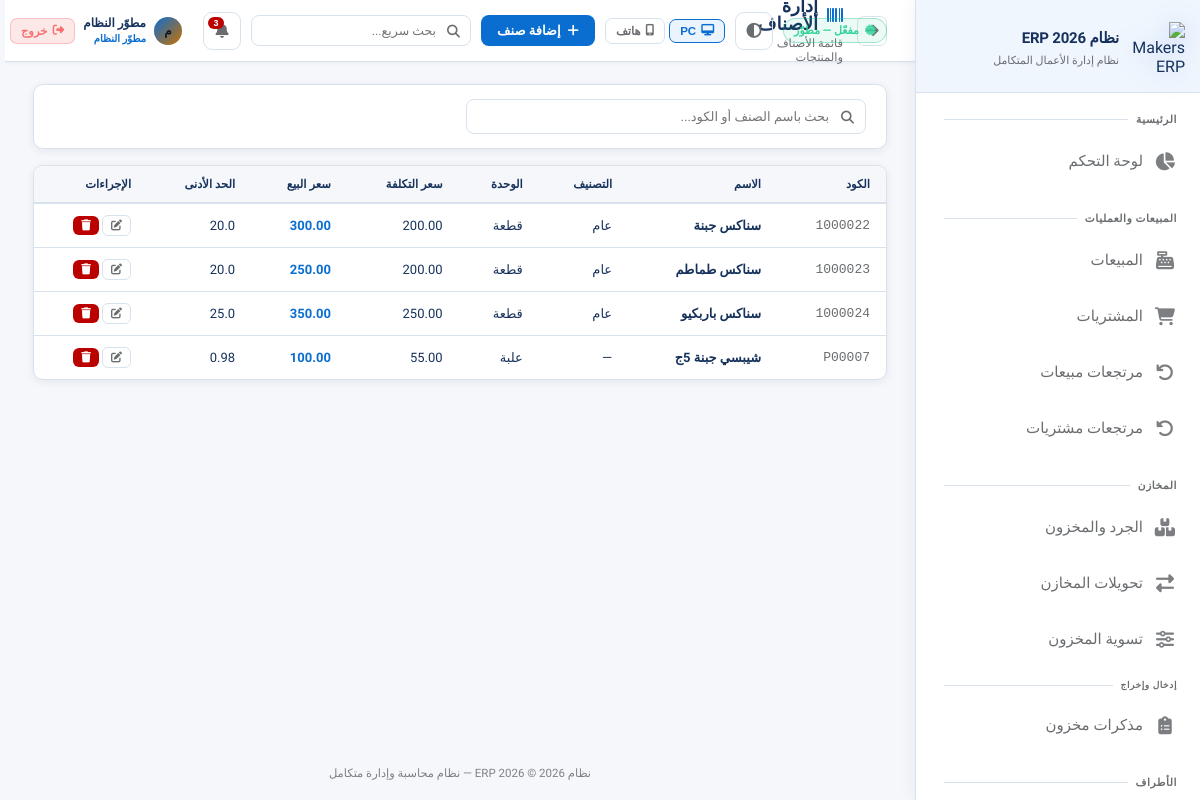
/products (signed in), run on an earlier commit of the app's database.
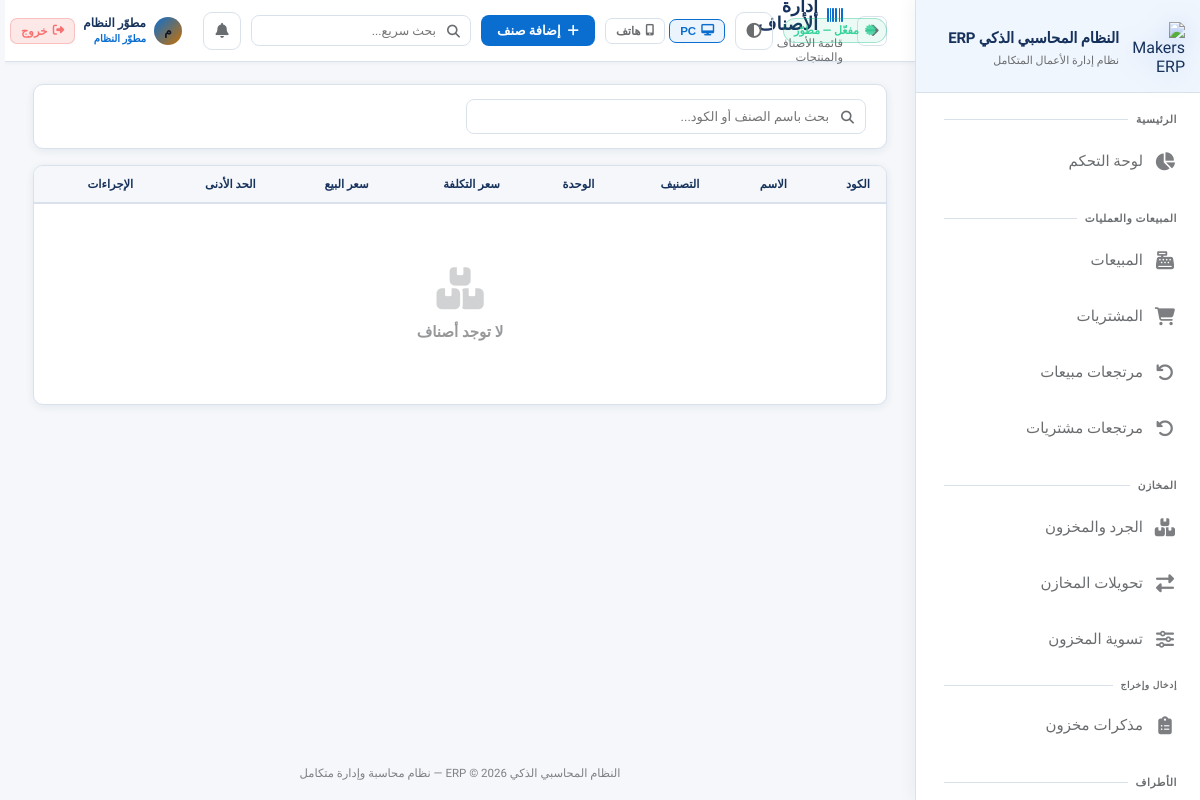
And on a later commit of the database.
### app.py (models this page shows, shortened)
class AppSetting(db.Model):
    id = db.Column(db.Integer, primary_key=True)
    key = db.Column(db.String(80), unique=True, nullable=False)
    value = db.Column(db.Text)

class User(UserMixin, db.Model):
    id = db.Column(db.Integer, primary_key=True)
    username = db.Column(db.String(80), unique=True, nullable=False)
    password_hash = db.Column(db.String(256))
    full_name = db.Column(db.String(120))
    role = db.Column(db.String(20), default='user')  # developer, admin, manager, user
    branch_id = db.Column(db.Integer, db.ForeignKey('branch.id'))
    is_active = db.Column(db.Boolean, default=True)
    created_at = db.Column(db.DateTime, default=datetime.utcnow)
    last_seen = db.Column(db.DateTime, nullable=True)
    last_ip = db.Column(db.String(64), nullable=True)
    last_user_agent = db.Column(db.String(256), nullable=True)
    permissions = db.Column(db.Text)  # JSON list of permission keys; empty = استخدام صلاحيات الدور

class Product(db.Model):
    id = db.Column(db.Integer, primary_key=True)
    code = db.Column(db.String(50), unique=True, nullable=False)
    name = db.Column(db.String(200), nullable=False)
    barcode = db.Column(db.String(50))
    category_id = db.Column(db.Integer, db.ForeignKey('category.id'))
    unit = db.Column(db.String(20), default='قطعة')
    cost_price = db.Column(db.Float, default=0)
    sell_price = db.Column(db.Float, default=0)
    min_stock = db.Column(db.Float, default=0)
    description = db.Column(db.Text)
    is_active = db.Column(db.Boolean, default=True)
    created_at = db.Column(db.DateTime, default=datetime.utcnow)
    stock_items = db.relationship('Stock', backref='product', lazy=True)

class Category(db.Model):
    id = db.Column(db.Integer, primary_key=True)
    name = db.Column(db.String(100), nullable=False)
    parent_id = db.Column(db.Integer, db.ForeignKey('category.id'))
    children = db.relationship('Category', backref=db.backref('parent', remote_side=[id]))
    products = db.relationship('Product', backref='category', lazy=True)

### app.py (the view)
@app.route('/products')
@login_required
def products():
    q = request.args.get('q', '')
    query = Product.query
    if q:
        query = query.filter(db.or_(Product.name.contains(q), Product.code.contains(q)))
    products = query.filter_by(is_active=True).all()
    categories = Category.query.all()
    return render_template('products.html', products=products, categories=categories, q=q)

### templates/products.html (shortened to what this page needs)
{% extends 'base.html' %}
{% set block_icon = 'fas fa-barcode' %}
{% block breadcrumb %}قائمة الأصناف والمنتجات{% endblock %}
{% block topbar_actions %}
<a href="{{ url_for('add_product') }}" class="btn btn-primary"><i class="fas fa-plus"></i> إضافة صنف</a>
{% endblock %}
{% block content %}
<div class="card" style="margin-bottom: 16px;">
    <div class="card-body" style="padding: 14px 20px;">
        <form method="GET">
            <div class="search-box" style="max-width: 400px;">
                <input type="text" name="q" value="{{ q }}" class="form-control" placeholder="بحث باسم الصنف أو الكود...">
            </div>
        </form>
    </div>
</div>
<div class="card">
    <div class="table-container">
        <table>
            <thead><tr>
                <th>الكود</th><th>الاسم</th><th>التصنيف</th><th>الوحدة</th>
                <th>سعر التكلفة</th><th>سعر البيع</th><th>الحد الأدنى</th><th>الإجراءات</th>
            </tr></thead>
            <tbody>
                {% for p in products %}
                <tr>
                    <td style="font-family: monospace; color: var(--text-muted);">{{ p.code }}</td>
                    <td style="font-weight: 600;">{{ p.name }}</td>
                    <td>{{ p.category.name if p.category else '—' }}</td>
                    <td>{{ p.unit }}</td>
                    <td>{{ "{:,.2f}".format(p.cost_price) }}</td>
                    <td style="font-weight: 700; color: var(--accent);">{{ "{:,.2f}".format(p.sell_price) }}</td>
                    <td>{{ p.min_stock }}</td>
                    <td>
                        <a href="{{ url_for('edit_product', id=p.id) }}" class="btn btn-outline btn-xs"><i class="fas fa-edit"></i></a>
                        {% if can('record_delete') %}
                        <form method="POST" action="{{ url_for('delete_product', id=p.id) }}" style="display:inline">
                            <button type="submit" class="btn btn-danger btn-xs" onclick="return confirm('حذف هذا الصنف؟')"><i class="fas fa-trash"></i></button>
                        </form>
                        {% endif %}
                    </td>
                </tr>
                {% else %}
                <tr><td colspan="8"><div class="empty-state"><i class="fas fa-boxes"></i><h3>لا توجد أصناف</h3></div></td></tr>
                {% endfor %}
            </tbody>
        </table>
    </div>
</div>
{% endblock %}

### templates/base.html (shortened to what this page needs)
<!DOCTYPE html>
<html lang="ar" dir="rtl" data-theme="fiori" data-layout-default="{{ layout_max_width | default('1400px') }}">
<head>
    <link rel="stylesheet" href="https://cdnjs.cloudflare.com/ajax/libs/font-awesome/6.5.0/css/all.min.css">
    <link rel="stylesheet" href="{{ url_for('static', filename='css/style.css') }}">
</head>
<body>
<aside class="sidebar sidebar-enterprise" id="sidebar">
    <div class="sidebar-logo">
        <div class="logo-icon">
            <img src="{{ url_for('static', filename='img/logo-makers-erp-3d.png') }}" alt="Makers ERP">
        </div>
        <div class="logo-text">
            <div class="name">{{ app_brand_title | default('النظام المحاسبي الذكي ERP') }}</div>
            <div class="sub">نظام إدارة الأعمال المتكامل</div>
        </div>
    </div>
    <nav class="sidebar-nav" id="sidebarNav" style="display:flex;flex-direction:column;padding-bottom:8px;">
        <div class="nav-section">
            <div class="nav-label">الرئيسية</div>
            {% if can('dashboard') %}
            <a href="{{ url_for('dashboard') }}" class="nav-link {% if request.endpoint=='dashboard' %}active{% endif %}">
                <i class="fas fa-chart-pie"></i><span class="label">لوحة التحكم</span>
            </a>
            {% endif %}
        </div>
        {% if can('sales') or can('purchases') or can('returns') %}
        <div class="nav-section">
            <div class="nav-label">المبيعات والعمليات</div>
            {% if can('sales') %}
            <a href="{{ url_for('sales') }}" class="nav-link {% if 'sale' in (request.endpoint or '') and 'return' not in (request.endpoint or '') and 'report' not in (request.endpoint or '') %}active{% endif %}">
                <i class="fas fa-cash-register"></i><span class="label">المبيعات</span>
            </a>
            {% endif %}
            {% if can('purchases') %}
            <a href="{{ url_for('purchases') }}" class="nav-link {% if 'purchase' in (request.endpoint or '') and 'return' not in (request.endpoint or '') and 'report' not in (request.endpoint or '') %}active{% endif %}">
                <i class="fas fa-shopping-cart"></i><span class="label">المشتريات</span>
            </a>
            {% endif %}
            {% if can('returns') %}
            <a href="{{ url_for('sale_returns') }}" class="nav-link {% if request.endpoint in ['sale_returns','new_sale_return'] %}active{% endif %}">
                <i class="fas fa-undo"></i><span class="label">مرتجعات مبيعات</span>
            </a>
            <a href="{{ url_for('purchase_returns') }}" class="nav-link {% if request.endpoint in ['purchase_returns','new_purchase_return'] %}active{% endif %}">
                <i class="fas fa-undo-alt"></i><span class="label">مرتجعات مشتريات</span>
            </a>
            {% endif %}
        </div>
        {% endif %}
        {% if can('inventory') or can('transfers') or can('adjust_stock') %}
        <div class="nav-section">
            <div class="nav-label">المخازن</div>
            {% if can('inventory') %}
            <a href="{{ url_for('inventory') }}" class="nav-link {% if request.endpoint=='inventory' %}active{% endif %}">
                <i class="fas fa-boxes"></i><span class="label">الجرد والمخزون</span>
            </a>
            {% endif %}
            {% if can('transfers') %}
            <a href="{{ url_for('transfers') }}" class="nav-link {% if 'transfer' in (request.endpoint or '') %}active{% endif %}">
                <i class="fas fa-exchange-alt"></i><span class="label">تحويلات المخازن</span>
            </a>
            {% endif %}
            {% if can('adjust_stock') %}
            <a href="{{ url_for('adjust_stock') }}" class="nav-link {% if request.endpoint=='adjust_stock' %}active{% endif %}">
                <i class="fas fa-sliders-h"></i><span class="label">تسوية المخزون</span>
            </a>
            {% endif %}
            {% if can('inventory') %}
            <div class="nav-label" style="padding-top:10px;font-size:9px;">إدخال وإخراج</div>
            <a href="{{ url_for('inventory_memos_list') }}" class="nav-link ">
                <i class="fas fa-clipboard-list"></i><span class="label">مذكرات مخزون</span>
            </a>
            {% endif %}
        </div>
        {% endif %}
        {% if can('customers') or can('suppliers') or can('employees') %}
        <div class="nav-section">
            <div class="nav-label">الأطراف</div>
        </div>
        {% endif %}
    </nav>
</aside>
<main class="main-content">
    <div class="topbar">
        <div style="display:flex;align-items:center;gap:14px;">
            <button type="button" onclick="history.back()" class="icon-btn" title="رجوع" style="font-size:15px;flex-shrink:0;"><i class="fas fa-arrow-right"></i></button>
            <div>
                <div class="page-title"><i class="{{ block_icon | default('fas fa-home') }}"></i>{% block page_title %}الرئيسية{% endblock %}</div>
                <div class="breadcrumb">{% block breadcrumb %}{{ app_brand_title }}{% endblock %}</div>
            </div>
        </div>
        <div class="topbar-right">
            {% if subscription_status %}
            <span class="sub-pill {% if subscription_status.kind in ('developer','permanent') %}ok{% elif subscription_status.kind in ('expired','none') %}bad{% else %}warn{% endif %}" title="حالة الاشتراك / الترخيص">
                <i class="fas fa-certificate" style="margin-left:6px;opacity:.85;"></i>{{ subscription_status.line }}
            </span>
            {% endif %}
            <button type="button" class="theme-toggle" onclick="erpToggleTheme()" title="تبديل الثيم (Fiori / فاتح / داكن)"><i class="fas fa-adjust"></i></button>
            <div class="erp-device-layout-tools" style="display:flex;align-items:center;gap:4px;flex-shrink:0;" title="وضع العرض — يُحفظ على هذا الجهاز فقط">
                <button type="button" id="btnLayoutPC" onclick="erpSetLayout('pc')" title="عرض PC"
                    style="display:flex;align-items:center;gap:5px;padding:5px 10px;border-radius:7px;font-size:11.5px;font-weight:700;
                           border:1px solid var(--border);background:transparent;color:var(--text-muted);cursor:pointer;transition:all .18s;">
                    <i class="fas fa-desktop"></i> PC
                </button>
                <button type="button" id="btnLayoutPhone" onclick="erpSetLayout('phone')" title="عرض هاتف"
                    style="display:flex;align-items:center;gap:5px;padding:5px 10px;border-radius:7px;font-size:11.5px;font-weight:700;
                           border:1px solid var(--border);background:transparent;color:var(--text-muted);cursor:pointer;transition:all .18s;">
                    <i class="fas fa-mobile-alt"></i> هاتف
                </button>
            </div>
            {% block topbar_actions %}{% endblock %}
            <div style="position:relative;" id="globalSearchWrapper">
                <div style="position:relative;">
                    <i class="fas fa-search" style="position:absolute;right:11px;top:50%;transform:translateY(-50%);color:var(--text-muted);font-size:13px;pointer-events:none;"></i>
                    <input type="text" id="globalSearchInput" placeholder="بحث سريع..." autocomplete="off"
                        style="width:220px;padding:7px 34px 7px 12px;background:rgba(255,255,255,.04);border:1px solid var(--border);
                               border-radius:8px;color:var(--text);font-family:Cairo,sans-serif;font-size:12.5px;transition:all .2s;"
                        onfocus="this.style.borderColor='var(--accent)';this.style.width='280px'"
                        onblur="setTimeout(()=>{this.style.borderColor='';this.style.width='220px';closeGlobalSearch()},200)">
                </div>
            </div>
            <div style="position:relative;" id="notifWrapper">
                <button class="notif-btn" onclick="toggleNotif()" title="الإشعارات">
                    <i class="fas fa-bell"></i>
                    <span class="notif-count" id="notifCount"></span>
                </button>
            </div>
            <div style="display:flex;align-items:center;gap:8px;padding:4px 10px;border-radius:10px;
                        background:rgba(255,255,255,.05);border:1px solid rgba(255,255,255,.09);
                        backdrop-filter:blur(12px);-webkit-backdrop-filter:blur(12px);flex-shrink:0;">
                <div style="width:28px;height:28px;border-radius:50%;background:linear-gradient(135deg,var(--accent),#c97000);
                            display:flex;align-items:center;justify-content:center;font-size:12px;font-weight:800;color:#0f1422;flex-shrink:0;">
                    {{ (current_user.full_name or current_user.username)[0] }}
                </div>
                <div style="line-height:1.3;min-width:0;">
                    <div style="font-size:12px;font-weight:700;color:var(--text);white-space:nowrap;overflow:hidden;text-overflow:ellipsis;max-width:100px;">
                        {{ current_user.full_name or current_user.username }}
                    </div>
                    <div style="font-size:10px;color:var(--accent);font-weight:600;">
                        {% if current_user.role=='developer' %}مطوّر النظام
                        {% elif current_user.role=='admin' %}مدير النظام
                        {% elif current_user.role=='manager' %}مشرف
                        {% else %}مستخدم{% endif %}
                    </div>
                </div>
                <a href="{{ url_for('logout') }}" title="تسجيل الخروج"
                   style="display:flex;align-items:center;gap:5px;padding:5px 10px;border-radius:7px;
                          background:rgba(239,68,68,.12);border:1px solid rgba(239,68,68,.25);
                          color:#f87171;font-size:11.5px;font-weight:700;text-decoration:none;white-space:nowrap;
                          transition:all .18s;flex-shrink:0;"
                   onmouseover="this.style.background='rgba(239,68,68,.22)';this.style.borderColor='rgba(239,68,68,.5)'"
                   onmouseout="this.style.background='rgba(239,68,68,.12)';this.style.borderColor='rgba(239,68,68,.25)'">
                    <i class="fas fa-sign-out-alt"></i> خروج
                </a>
            </div>
        </div>
    </div>
    <div class="content fade-in">
        {% block content %}{% endblock %}
    </div>
    <div class="app-footer-note">{{ app_brand_title }} © 2026 — نظام محاسبة وإدارة متكامل</div>
</main>
</body>
</html>

What changed in the data, as far as the page shows it:
removed Product: code "1000022", name "سناكس جبنة", category "عام", unit "قطعة", cost_price "200.00", sell_price "300.00", min_stock "20.0"
removed Product: code "1000023", name "سناكس طماطم", category "عام", unit "قطعة", cost_price "200.00", sell_price "250.00", min_stock "20.0"
removed Product: code "1000024", name "سناكس باربكيو", category "عام", unit "قطعة", cost_price "250.00", sell_price "350.00", min_stock "25.0"
removed Product: code "P00007", name "شيبسي جبنة 5ج", category "—", unit "علبة", cost_price "55.00", sell_price "100.00", min_stock "0.98"
changed AppSetting: value "نظام ERP 2026" → "النظام المحاسبي الذكي ERP"
Also different on the page:
text now shown: "لا توجد أصناف"
